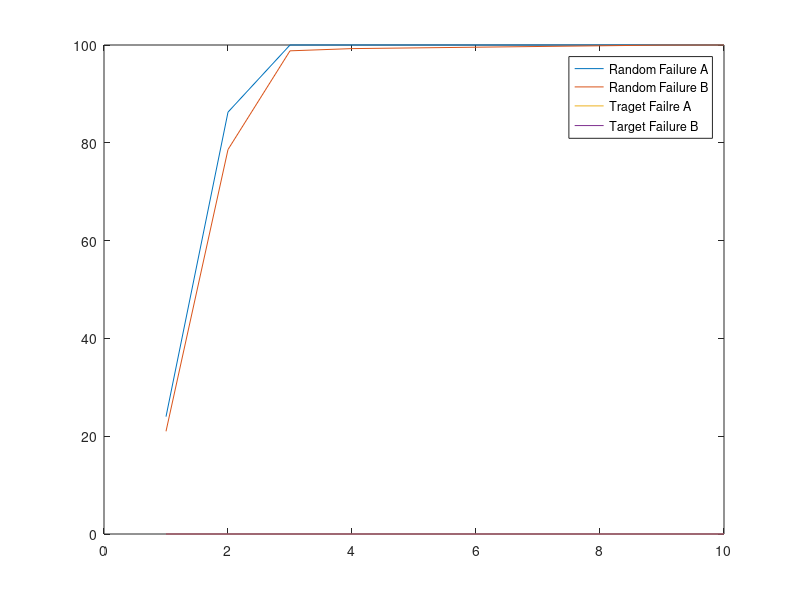

The MATLAB script that drew this image:
%DIMAN ZAD TOOTAGHAJ
%PROBABILISTIC MODEL:

n=100;
m=100;
A=zeros(n,1);
B=zeros(m,1);
u=(rand(n+m,1)>0.8);

Tu= zeros(m+n,1);
Tu_no_coverage= zeros(m+n,1);
Attack_size= sum(u>0);

Attack_sizeA= sum(u(1:n,1)>0);
Attack_sizeB= sum(u(1+n:n+m,1)>0);

Dep=((rand(n+m)>0.95).*(ones(n+m)-eye(n+m)));
Dep_p= (rand(n+m)).*Dep;

%%%%%%%%%%%%%%%%%%%%%%%%%%%%%%%%%%%%%%%%%%%%%
Time=10;
t=1:Time;
X=zeros(n+m,Time);
TX=X;
TX_no_coverage=X;

X(:,1)= u;
TX(:,1)= Tu;
TX_no_coverage(:,1)= Tu_no_coverage;
for i=2:Time
    X(:,i)= min(Dep_p* X(:,i-1) + X(:, i-1), ones(n+m,1));
    TX(:,i)= min(Dep_p* TX(:,i-1) + TX(:, i-1), ones(n+m,1));
    TX_no_coverage(:,i)= min(Dep_p* TX_no_coverage(:,i-1) + TX_no_coverage(:, i-1), ones(n+m,1));
end

X;

InitialA=sum(u(1:n,1));
InitialB=sum(u(n+1:n+m,1));

FailA=sum(X(1:n,:));
FailB=sum(X(n+1:n+m,:));

FailTA=sum(TX(1:n,:));
FailTB=sum(TX(n+1:n+m,:)); 

FailTA_no_cov=sum(TX_no_coverage(1:n,:));
FailTB_no_cov=sum(TX_no_coverage(n+1:n+m,:)); 

plot(t,FailA);
hold on;
plot(t,FailB);
hold on;
plot(t,FailTA);
hold on;
plot(t,FailTB);
% hold on;
% plot(FailTA_no_cov);
% hold on;
% plot(FailTB_no_cov);
legend('Random Failure A','Random Failure B', 'Traget Failre A', 'Target Failure B')
%, 'Traget Failre no coverage A', 'Target Failure no coverage B');



